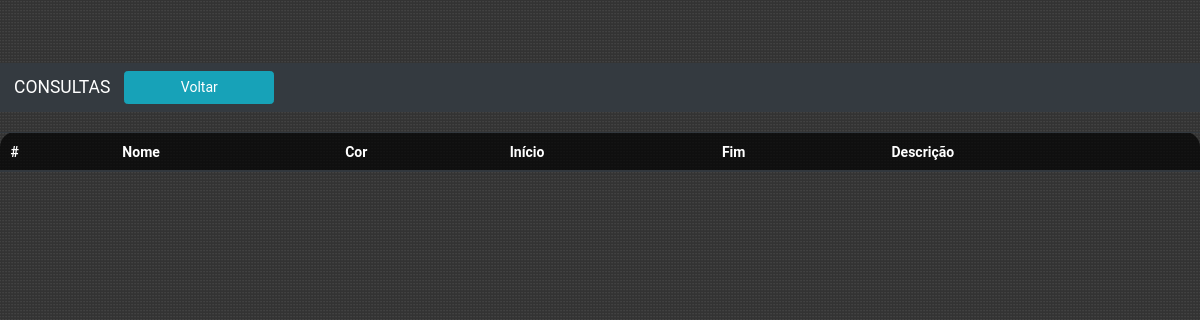
/php/editar_dados/consultas.php?nome=Joel Justino, run on an earlier commit of the app's database.
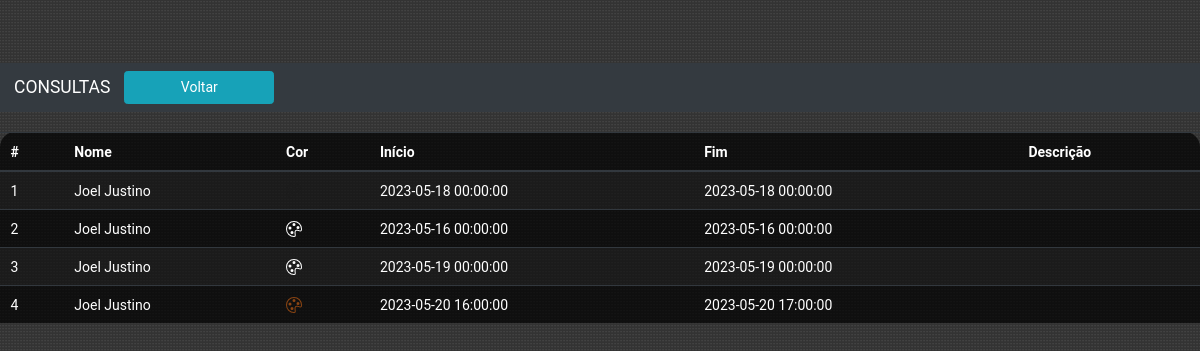
And on a later commit of the database.
### tables this page shows
CREATE TABLE `events` (
  `id` int(11) NOT NULL,
  `title` varchar(220) NOT NULL,
  `color` varchar(10) NOT NULL,
  `start` datetime NOT NULL,
  `end` datetime NOT NULL
);

### php/editar_dados/consultas.php (the view, shortened to what this page needs)
<?php
	include_once('conexao.php');
	$nome = filter_input(INPUT_GET, 'nome');
	$sql = "SELECT * FROM events WHERE title = '$nome' ORDER BY id ASC";
	$result = $conn->query($sql);
?>
<html>
	<head>
		<?php include "./header.php"; ?>
	</head>
	<body>
		<nav class="navbar navbar-expand-lg navbar-dark bg-dark">
			<a class="navbar-brand" href="#">CONSULTAS</a>
			<div class="collapse navbar-collapse" id="navbarSupportedContent">
				<ul class="navbar-nav mr-auto">
					<li class="nav-item active">
							<button type="button" class="btn btn-info" style='width:150px;'><a href="index.php" style="text-decoration:none; color:white;">Voltar</a></button>
					</li>
				</ul>
			</div>
		</nav>
		<div id="tabela-dados">
			<table class="table table-striped table-dark table-bg">
			<thead>
				<tr>
				<th scope="col">#</th>
				<th scope="col">Nome</th>
				<th scope="col">Cor</th>
				<th scope="col">Início</th>
				<th scope="col">Fim</th>
				<th scope="col">Descrição</th>
				</tr>
			</thead>
			<tbody>
				<?php
					$contador = 0;
					while($user_data = mysqli_fetch_assoc($result)){
						$contador++;
						echo "<tr>";
						echo "<td>".$contador."</td>";
						echo "<td>".$user_data['title']."</td>";
						echo
						"<td>
							<svg xmlns='http://www.w3.org/2000/svg' width='16' height='16' fill='currentColor' class='bi bi-palette' viewBox='0 0 16 16' color='$user_data[color]'>
								<path d='M8 5a1.5 1.5 0 1 0 0-3 1.5 1.5 0 0 0 0 3zm4 3a1.5 1.5 0 1 0 0-3 1.5 1.5 0 0 0 0 3zM5.5 7a1.5 1.5 0 1 1-3 0 1.5 1.5 0 0 1 3 0zm.5 6a1.5 1.5 0 1 0 0-3 1.5 1.5 0 0 0 0 3z'/>
								<path d='M16 8c0 3.15-1.866 2.585-3.567 2.07C11.42 9.763 10.465 9.473 10 10c-.603.683-.475 1.819-.351 2.92C9.826 14.495 9.996 16 8 16a8 8 0 1 1 8-8zm-8 7c.611 0 .654-.171.655-.176.078-.146.124-.464.07-1.119-.014-.168-.037-.37-.061-.591-.052-.464-.112-1.005-.118-1.462-.01-.707.083-1.61.704-2.314.369-.417.845-.578 1.272-.618.404-.038.812.026 1.16.104.343.077.702.186 1.025.284l.028.008c.346.105.658.199.953.266.653.148.904.083.991.024C14.717 9.38 15 9.161 15 8a7 7 0 1 0-7 7z'/>
							</svg>
						</td>";
						echo "<td>".$user_data['start']."</td>";
						echo "<td>".$user_data['end']."</td>";
						echo "<td>".$user_data['url']."</td>";
						echo "</tr>";
					}
				?>
			</table>
		</div>
	</body>
</html>

### php/editar_dados/header.php (shortened to what this page needs)
<link href='../../css/style.css' rel='stylesheet' />
<link rel="stylesheet" href="https://cdn.jsdelivr.net/npm/bootstrap@4.1.3/dist/css/bootstrap.min.css">

### css/style.css (style rules this page uses)
* { font-family: 'Roboto', sans-serif; font-size: 14px; margin: 0; padding: 0; }
html { height: 100%; }
body { min-height: 100vh ; display: flex; flex-direction: column; background-image: url("../images/pattern.png"),url('../images/img-3.png'); background-position: 48% 61%; }
#tabela-dados { margin-top: 20px; }

### php/editar_dados/header.php (style rules this page uses)
body { background-image: url("../../images/pattern.png"); }

### php/editar_dados/consultas.php (style rules this page uses)
.table-bg { background: rgba(0,0,0,0.7); border-radius: 15px 15px 0 0; }

What changed in the data, as far as the page shows it:
added events: title "Joel Justino", start "2023-05-18 00:00:00", end "2023-05-18 00:00:00"
added events: title "Joel Justino", start "2023-05-16 00:00:00", end "2023-05-16 00:00:00"
added events: title "Joel Justino", start "2023-05-19 00:00:00", end "2023-05-19 00:00:00"
added events: title "Joel Justino", start "2023-05-20 16:00:00", end "2023-05-20 17:00:00"
